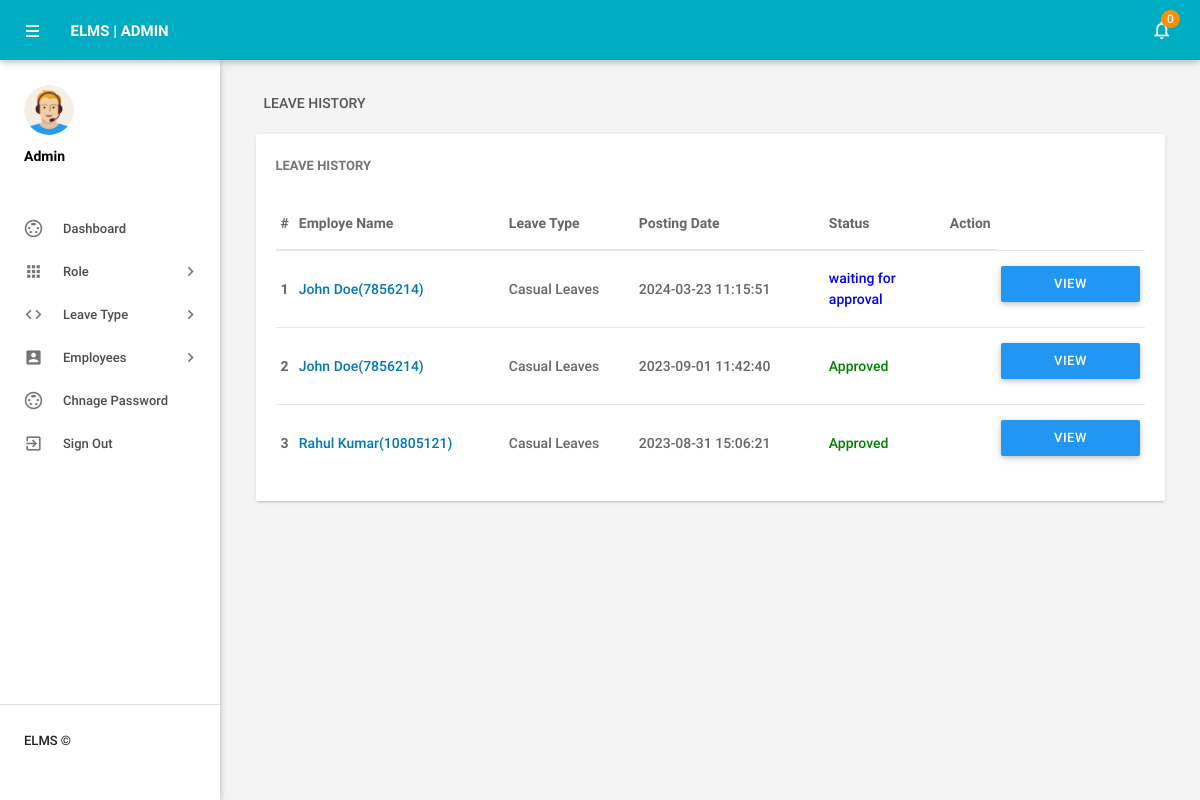
The page /admin/leaves.php (signed in) on the database its author committed.
### tables this page shows
CREATE TABLE `tblleaves` (
  `id` int(11) NOT NULL,
  `LeaveType` varchar(110) DEFAULT NULL,
  `ToDate` varchar(120) DEFAULT NULL,
  `FromDate` varchar(120) DEFAULT NULL,
  `Description` mediumtext DEFAULT NULL,
  `PostingDate` timestamp NULL DEFAULT current_timestamp(),
  `AdminRemark` mediumtext DEFAULT NULL,
  `AdminRemarkDate` varchar(120) DEFAULT NULL,
  `Status` int(1) DEFAULT NULL,
  `IsRead` int(1) DEFAULT NULL,
  `empid` int(11) DEFAULT NULL
);

CREATE TABLE `tblemployees` (
  `id` int(11) NOT NULL,
  `EmpId` varchar(100) NOT NULL,
  `FirstName` varchar(150) DEFAULT NULL,
  `LastName` varchar(150) DEFAULT NULL,
  `EmailId` varchar(200) DEFAULT NULL,
  `Password` varchar(180) DEFAULT NULL,
  `Gender` varchar(100) DEFAULT NULL,
  `Dob` varchar(100) DEFAULT NULL,
  `Department` varchar(255) DEFAULT NULL,
  `Address` varchar(255) DEFAULT NULL,
  `City` varchar(200) DEFAULT NULL,
  `Country` varchar(150) DEFAULT NULL,
  `Phonenumber` char(11) DEFAULT NULL,
  `Status` int(1) DEFAULT NULL,
  `RegDate` timestamp NULL DEFAULT current_timestamp()
);

### admin/leaves.php (the view, shortened to what this page needs)
<?php
include('includes/config.php');
if(strlen($_SESSION['alogin'])==0)
    {
header('location:index.php');
}
else{
 ?>
<!DOCTYPE html>
<html lang="en">
    <head>
        <link type="text/css" rel="stylesheet" href="../assets/plugins/materialize/css/materialize.min.css"/>
        <link href="../assets/plugins/material-preloader/css/materialPreloader.min.css" rel="stylesheet">
        <link href="../assets/plugins/datatables/css/jquery.dataTables.min.css" rel="stylesheet">
                <link href="../assets/plugins/google-code-prettify/prettify.css" rel="stylesheet" type="text/css"/>
        <link href="../assets/css/alpha.min.css" rel="stylesheet" type="text/css"/>
        <link href="../assets/css/custom.css" rel="stylesheet" type="text/css"/>
    </head>
    <body>
       <?php include('includes/header.php');?>
       <?php include('includes/sidebar.php');?>
            <main class="mn-inner">
                <div class="row">
                    <div class="col s12">
                        <div class="page-title">Leave History</div>
                    </div>
                    <div class="col s12 m12 l12">
                        <div class="card">
                            <div class="card-content">
                                <span class="card-title">Leave History</span>
                                <table id="example" class="display responsive-table ">
                                    <thead>
                                        <tr>
                                            <th>#</th>
                                            <th width="200">Employe Name</th>
                                            <th width="120">Leave Type</th>
                                             <th width="180">Posting Date</th>
                                            <th>Status</th>
                                            <th align="center">Action</th>
                                        </tr>
                                    </thead>
                                    <tbody>
<?php $sql = "SELECT tblleaves.id as lid,tblemployees.FirstName,tblemployees.LastName,tblemployees.EmpId,tblemployees.id,tblleaves.LeaveType,tblleaves.PostingDate,tblleaves.Status from tblleaves join tblemployees on tblleaves.empid=tblemployees.id order by lid desc";
$query = $dbh -> prepare($sql);
$query->execute();
$results=$query->fetchAll(PDO::FETCH_OBJ);
$cnt=1;
if($query->rowCount() > 0)
{
foreach($results as $result)
{
      ?>
                                        <tr>
                                            <td> <b><?php echo htmlentities($cnt);?></b></td>
                                              <td><a href="editemployee.php?empid=<?php echo htmlentities($result->id);?>" target="_blank"><?php echo htmlentities($result->FirstName." ".$result->LastName);?>(<?php echo htmlentities($result->EmpId);?>)</a></td>
                                            <td><?php echo htmlentities($result->LeaveType);?></td>
                                            <td><?php echo htmlentities($result->PostingDate);?></td>
                                                                       <td><?php $stats=$result->Status;
if($stats==1){
                                             ?>
                                                 <span style="color: green">Approved</span>
                                                 <?php } if($stats==2)  { ?>
                                                 <?php } if($stats==0)  { ?>
 <span style="color: blue">waiting for approval</span>
 <?php } ?>
                                             </td>
          <td>
           <td><a href="leave-details.php?leaveid=<?php echo htmlentities($result->lid);?>" class="waves-effect waves-light btn blue m-b-xs"  > View Details</a></td>
                                    </tr>
                                         <?php $cnt++;} }?>
                                    </tbody>
                                </table>
                            </div>
                        </div>
                    </div>
                </div>
            </main>
        </div>
        <div class="left-sidebar-hover"></div>
    </body>
</html>
<?php } ?>

### rows shown on the page
tblleaves: tblemployees.FirstName+LastName "John Doe", tblemployees.EmpId "7856214", LeaveType "Casual Leaves", PostingDate "2024-03-23 11:15:51", Status "waiting for approval"
tblleaves: tblemployees.FirstName+LastName "John Doe", tblemployees.EmpId "7856214", LeaveType "Casual Leaves", PostingDate "2023-09-01 11:42:40", Status "Approved"
tblleaves: tblemployees.FirstName+LastName "Rahul Kumar", tblemployees.EmpId "10805121", LeaveType "Casual Leaves", PostingDate "2023-08-31 15:06:21", Status "Approved"

### other values the page prints
$unreadcount "0"
